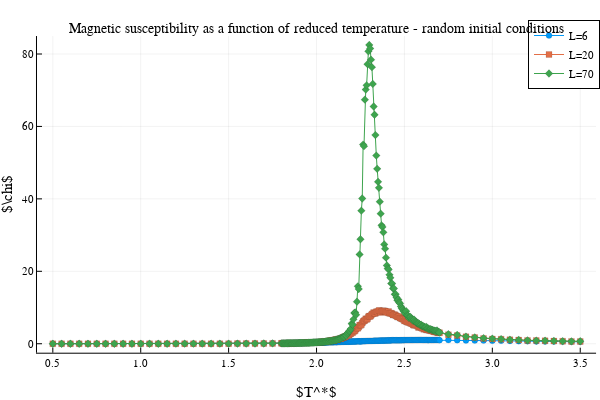

Source (notebook cell):
### Code cell
plot()
for L in Ls
    plot!(result[L]['χ'], markershape=:auto, label="L=$L", markersize=3, markerstrokealpha=0.1)
end
#vline!([2.269], label=L"T^*_c=2.269")
#display()
#ylims!(0.5e-24,3e-23)
xlabel!(L"T^*")
ylabel!(L"\chi")
title!("Magnetic susceptibility as a function of reduced temperature - random initial conditions", titlefontsize=10)
gui()
#savefig("magnetic_suscepitibility.tex")

### Figure 1 — Plotly figure (JSON) as saved in the notebook; plotly's stock layout.template omitted (floating-point values rounded to 4 significant figures; data arrays with more than 128 entries replaced by an {"elided": "..."} marker saying what was removed)
{"data": [{"xaxis": "x", "colorbar": {"title": ""}, "yaxis": "y", "x": {"elided": "223 float values"}, "showlegend": true, "mode": "lines+markers", "name": "L=6", "zmin": null, "legendgroup": "L=6", "marker": {"symbol": "circle", "color": "rgba(0, 154, 250, 1.000)", "line": {"color": "rgba(0, 0, 0, 0.100)", "width": 1}, "size": 6}, "zmax": null, "line": {"color": "rgba(0, 154, 250, 1.000)", "width": 1, "dash": "solid", "shape": "linear"}, "y": {"elided": "223 float values"}, "type": "scatter"}, {"xaxis": "x", "colorbar": {"title": ""}, "yaxis": "y", "x": {"elided": "223 float values"}, "showlegend": true, "mode": "lines+markers", "name": "L=20", "zmin": null, "legendgroup": "L=20", "marker": {"symbol": "square", "color": "rgba(227, 111, 71, 1.000)", "line": {"color": "rgba(0, 0, 0, 0.100)", "width": 1}, "size": 6}, "zmax": null, "line": {"color": "rgba(227, 111, 71, 1.000)", "width": 1, "dash": "solid", "shape": "linear"}, "y": {"elided": "223 float values"}, "type": "scatter"}, {"xaxis": "x", "colorbar": {"title": ""}, "yaxis": "y", "x": {"elided": "223 float values"}, "showlegend": true, "mode": "lines+markers", "name": "L=70", "zmin": null, "legendgroup": "L=70", "marker": {"symbol": "diamond", "color": "rgba(62, 164, 78, 1.000)", "line": {"color": "rgba(0, 0, 0, 0.100)", "width": 1}, "size": 6}, "zmax": null, "line": {"color": "rgba(62, 164, 78, 1.000)", "width": 1, "dash": "solid", "shape": "linear"}, "y": {"elided": "223 float values"}, "type": "scatter"}], "layout": {"showlegend": true, "xaxis": {"showticklabels": true, "gridwidth": 0.5, "tickvals": [0.5, 1, 1.5, 2, 2.5, 3, 3.5], "visible": true, "ticks": "inside", "range": [0.41, 3.59], "domain": [0.06165, 0.9934], "tickmode": "array", "linecolor": "rgba(0, 0, 0, 1.000)", "showgrid": true, "title": "$T^*$", "mirror": false, "tickangle": 0, "showline": true, "gridcolor": "rgba(0, 0, 0, 0.100)", "titlefont": {"color": "rgba(0, 0, 0, 1.000)", "family": "sans-serif", "size": 15}, "tickcolor": "rgb(0, 0, 0)", "ticktext": ["0.5", "1.0", "1.5", "2.0", "2.5", "3.0", "3.5"], "zeroline": false, "type": "-", "tickfont": {"color": "rgba(0, 0, 0, 1.000)", "family": "sans-serif", "size": 11}, "zerolinecolor": "rgba(0, 0, 0, 1.000)", "anchor": "y"}, "paper_bgcolor": "rgba(255, 255, 255, 1.000)", "annotations": [{"yanchor": "top", "xanchor": "center", "rotation": 0, "y": 1, "font": {"color": "rgba(0, 0, 0, 1.000)", "family": "sans-serif", "size": 14}, "yref": "paper", "showarrow": false, "text": "Magnetic susceptibility as a function of reduced temperature - random initial conditions", "xref": "paper", "x": 0.5275}], "height": 400, "margin": {"l": 0, "b": 20, "r": 0, "t": 20}, "plot_bgcolor": "rgba(255, 255, 255, 1.000)", "yaxis": {"showticklabels": true, "gridwidth": 0.5, "tickvals": [0, 20, 40, 60, 80], "visible": true, "ticks": "inside", "range": [-2.474, 84.96], "domain": [0.07581, 0.9554], "tickmode": "array", "linecolor": "rgba(0, 0, 0, 1.000)", "showgrid": true, "title": "$\\chi$", "mirror": false, "tickangle": 0, "showline": true, "gridcolor": "rgba(0, 0, 0, 0.100)", "titlefont": {"color": "rgba(0, 0, 0, 1.000)", "family": "sans-serif", "size": 15}, "tickcolor": "rgb(0, 0, 0)", "ticktext": ["0", "20", "40", "60", "80"], "zeroline": false, "type": "-", "tickfont": {"color": "rgba(0, 0, 0, 1.000)", "family": "sans-serif", "size": 11}, "zerolinecolor": "rgba(0, 0, 0, 1.000)", "anchor": "x"}, "legend": {"borderwidth": 1, "tracegroupgap": 0, "font": {"color": "rgba(0, 0, 0, 1.000)", "family": "sans-serif", "size": 11}, "title": {"font": {"color": "rgba(0, 0, 0, 1.000)", "family": "sans-serif", "size": 15}, "text": ""}, "traceorder": "normal", "x": 1, "yanchor": "auto", "xanchor": "auto", "bordercolor": "rgba(0, 0, 0, 1.000)", "bgcolor": "rgba(255, 255, 255, 1.000)", "y": 1}, "width": 600}}
